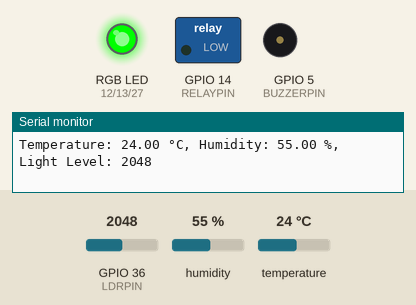
Recording of a program running on a simulated ESP32. Shown: switched loads named in the program (green lamp = pin HIGH), an RGB LED mixed from three pins (HIGH = lit), buzzer (waves = sounding, pin HIGH), the last lines printed to the serial monitor. Inputs (shaded band) come from the test bench; at power-on: GPIO 36 (LDRPIN) = 2048, humidity 55 %, temperature 24 °C. WiFi joins after 1.5 s; servers stay silent unless stated; random numbers use the default seed unless the program sets one; no MQTT or app messages arrive unless stated.

Above: at 2.7 s.
2.8 s: GPIO 36 (LDRPIN) set to 212
6.5 s: GPIO 36 (LDRPIN) set to 188
At 6.8 s:
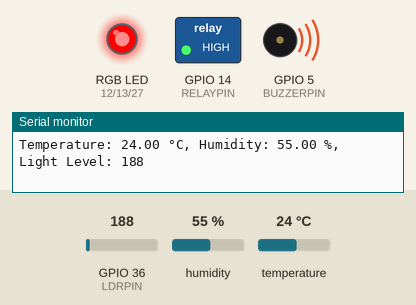
17.0 s: GPIO 36 (LDRPIN) set to 491
At 17.7 s:
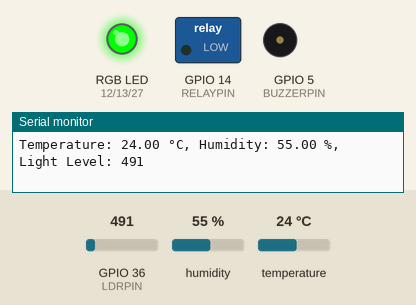
18.5 s: GPIO 36 (LDRPIN) set to 160
At 19.4 s:
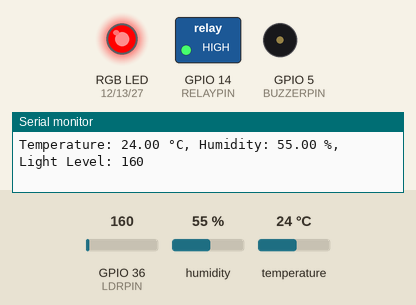
Timing chart, 0 to 23.5 s (numbered marks = the images above; inputs shaded):
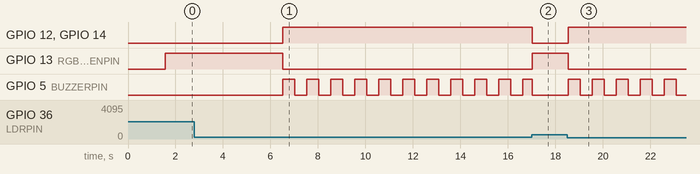

Measured:
- the behaviour switches between 200 and 199 on GPIO 36 (LDRPIN) (found by bisection; images 0 and 1)
- after the input at 6.5 s, GPIO 12 (RGBREDPIN), GPIO 14 (RELAYPIN): LOW → HIGH at once; GPIO 13 (RGBGREENPIN): HIGH → LOW at once; GPIO 5 (BUZZERPIN): alternates HIGH for 0.51 s and LOW for 0.50 s, starting at once
- after the input at 17.0 s, GPIO 12 (RGBREDPIN), GPIO 14 (RELAYPIN): HIGH → LOW at once; GPIO 13 (RGBGREENPIN): LOW → HIGH at once
- after the input at 18.5 s, GPIO 12 (RGBREDPIN), GPIO 14 (RELAYPIN): LOW → HIGH at once; GPIO 13 (RGBGREENPIN): HIGH → LOW at once; GPIO 5 (BUZZERPIN): alternates HIGH for 0.50 s and LOW for 0.50 s, starting at once

The program:

main.cpp
```cpp
#include <Arduino.h>
#include "FireAlarmSystem.h"
#include "WifiManager.h"
#include "MQTTManager.h"

// Define pins and thresholds
#define DHTPIN 15
#define LDRPIN 36
#define RELAYPIN 14
#define RGBREDPIN 12
#define RGBGREENPIN 13
#define RGBBLUEPIN 27
#define BUZZERPIN 5

const int lightThreshold = 200; // Light level for detecting fire
const float tempThreshold = 50.0; // Temperature threshold for fire alert
const long buzzerInterval = 500; // Interval for buzzer on/off

// Instantiate components
RGB rgb(RGBREDPIN, RGBGREENPIN, RGBBLUEPIN);
Buzzer buzzer(BUZZERPIN, buzzerInterval);
LDR ldr(LDRPIN);
DHTSensor dht(DHTPIN, DHT22);
Relay relay(RELAYPIN);
WiFiManager wifiManager;
MQTTManager mqttManager;

// Instantiate the FireAlarmSystem object
FireAlarmSystem fireAlarm(rgb, buzzer, ldr, dht, relay, lightThreshold, tempThreshold);

void setup() {
    fireAlarm.setup();
    wifiManager.connect();
    mqttManager.init(wifiManager.getClient(), &fireAlarm);
}

void loop() {
    fireAlarm.update();
    mqttManager.loop();
}
```

Buzzer.cpp
```cpp
#include "Buzzer.h"

Buzzer::Buzzer(int pin, long interval) : pin(pin), state(LOW), previousMillis(0), interval(interval) {}

void Buzzer::setup() {
    pinMode(pin, OUTPUT);
    digitalWrite(pin, LOW);
}

void Buzzer::update() {
    unsigned long currentMillis = millis();
    if (currentMillis - previousMillis >= interval) {
        previousMillis = currentMillis;
        state = !state;
        digitalWrite(pin, state);
    }
}

void Buzzer::turnOff() {
    digitalWrite(pin, LOW);
    state = LOW;
}

void Buzzer::turnOn() {
    digitalWrite(pin, HIGH);
    state = HIGH;
}
```

Buzzer.h
```cpp
#ifndef BUZZER_H
#define BUZZER_H

#include <Arduino.h>

class Buzzer {
private:
    int pin;
    bool state;
    unsigned long previousMillis;
    long interval;

public:
    Buzzer(int pin, long interval);
    void setup();
    void update();
    void turnOff();
    void turnOn();
};

#endif
```

DHTSensor.cpp
```cpp
#include "DHTSensor.h"

DHTSensor::DHTSensor(int pin, int type) : dht(pin, type) {}

void DHTSensor::setup() {
    dht.begin();
}

float DHTSensor::readTemperature() {
    return dht.readTemperature();
}

float DHTSensor::readHumidity() {
    return dht.readHumidity();
}
```

DHTSensor.h
```cpp
#ifndef DHTSENSOR_H
#define DHTSENSOR_H

#include <DHT.h>

class DHTSensor {
private:
    DHT dht;

public:
    DHTSensor(int pin, int type);
    void setup();
    float readTemperature();
    float readHumidity();
};

#endif
```

FireAlarmSystem.cpp
```cpp
#include "FireAlarmSystem.h"
#include <Arduino.h>

FireAlarmSystem::FireAlarmSystem(RGB rgb, Buzzer buzzer, LDR ldr, DHTSensor dht, Relay relay, int lightThreshold, float tempThreshold)
    : rgb(rgb), buzzer(buzzer), ldr(ldr), dht(dht), relay(relay), lightThreshold(lightThreshold), tempThreshold(tempThreshold) {}

void FireAlarmSystem::setup() {
    isActivate = true;
    rgb.setup();
    buzzer.setup();
    ldr.setup();
    dht.setup();
    relay.setup();
    Serial.begin(115200);
}

void FireAlarmSystem::update() {
    float temperature = dht.readTemperature();
    float humidity = dht.readHumidity();
    int lightLevel = ldr.read();

    Serial.print("Temperature: ");
    Serial.print(temperature);
    Serial.print(" °C, Humidity: ");
    Serial.print(humidity);
    Serial.print(" %, Light Level: ");
    Serial.println(lightLevel);

    if (!isActivate) {
        relay.deactivate();
        rgb.setColor(0, 255, 0); // Green color for safe state
        buzzer.turnOff(); // Ensure buzzer is off
        return;
    }

    bool fireDetected = checkAlert();

    if (fireDetected) {
        relay.activate();
        rgb.setColor(255, 0, 0); // Red color for fire alert
        buzzer.update(); // Toggle the buzzer
    } else {
        relay.deactivate();
        rgb.setColor(0, 255, 0); // Green color for safe state
        buzzer.turnOff(); // Ensure buzzer is off
    }

    delay(100); // Prevent excessive reading
}


void FireAlarmSystem::activate() {
    isActivate = true;
}

void FireAlarmSystem::deactivate() {
    isActivate = false;
}

float FireAlarmSystem::readTemperature() {
    return dht.readTemperature();
}

float FireAlarmSystem::readHumidity() {
    return dht.readHumidity();
}

unsigned int FireAlarmSystem::readLightLevel() {
    return ldr.read();
}

bool FireAlarmSystem::checkAlert() {
    float temperature = dht.readTemperature();
    int lightLevel = ldr.read();

    return (temperature > tempThreshold || lightLevel < lightThreshold);
}
```

FireAlarmSystem.h
```cpp
#ifndef FIREALARMSYSTEM_H
#define FIREALARMSYSTEM_H

#include "RGB.h"
#include "Buzzer.h"
#include "LDR.h"
#include "DHTSensor.h"
#include "Relay.h"

class FireAlarmSystem {
private:
    RGB rgb;
    Buzzer buzzer;
    LDR ldr;
    DHTSensor dht;
    Relay relay;
    int lightThreshold;
    float tempThreshold;
    bool isActivate;

public:
    FireAlarmSystem(RGB rgb, Buzzer buzzer, LDR ldr, DHTSensor dht, Relay relay, int lightThreshold, float tempThreshold);
    void setup();
    void update();
    void activate();
    void deactivate();
    float readTemperature();
    float readHumidity();
    unsigned int readLightLevel();
    bool checkAlert();
};

#endif
```

LDR.cpp
```cpp
#include "LDR.h"

LDR::LDR(int pin) : pin(pin) {}

void LDR::setup() {
    pinMode(pin, INPUT);
}

int LDR::read() {
    return analogRead(pin);
}
```

LDR.h
```cpp
#ifndef LDR_H
#define LDR_H

#include <Arduino.h>

class LDR {
private:
    int pin;

public:
    LDR(int pin);
    void setup();
    int read();
};

#endif
```

MQTTManager.cpp
```cpp
#include "MQTTManager.h"

MQTTManager *MQTTManager::instance = nullptr;

/**
 * @brief Initializes the MQTT client and connects to the MQTT broker.
 */
void MQTTManager::init(WiFiClient &client, FireAlarmSystem *system)
{
  this->system = system;

  mqttClient.setClient(client);
  mqttClient.setServer(mqtt_server, 1883);

  mqttClient.setCallback(staticCallback); // Set static callback
  MQTTManager::instance = this;           // Assign current instance to static pointer

  while (!mqttClient.connected())
  {
    String clientId = "ESP32Client-" + String(random(0xffff), HEX);
    if (mqttClient.connect(clientId.c_str()))
    {
      Serial.println("Connected to MQTT!");
      mqttClient.subscribe(command_topic);
      Serial.println("Subscribed to " + String(command_topic));
    }
    else
    {
      delay(5000);
    }
  }
}

void MQTTManager::loop()
{
  mqttClient.loop();
  // send every 10 seconds
  static unsigned long lastSend = 0;
  if (millis() - lastSend > 5000)
  {
    lastSend = millis();
    publishData("direct", "normal");
  }
}

/**
 * @brief Static callback function delegating to the instance.
 */
void MQTTManager::staticCallback(char *topic, byte *payload, unsigned int length)
{
  Serial.println("Static callback triggered");
  if (MQTTManager::instance)
  {
    MQTTManager::instance->handleCallback(topic, payload, length);
  }
}

/**
 * @brief Instance method to handle incoming MQTT messages.
 */
void MQTTManager::handleCallback(char *topic, byte *payload, unsigned int length)
{
  char message[length + 1];
  strncpy(message, (char *)payload, length);
  message[length] = '\0';

  JsonDocument doc;
  DeserializationError error = deserializeJson(doc, message);
  if (error)
  {
    Serial.print("JSON Parsing Error: ");
    Serial.println(error.f_str());
    return;
  }

  String action = doc["action"];
  String params = doc["parameters"] | "";
  Serial.println("Received MQTT Command: " + action + " with parameters: " + params);

  processCommand(action, params);
}

/**
 * @brief Processes MQTT commands.
 */
void MQTTManager::processCommand(const String &action, const String &params)
{
  if (action == "activate_Fire_Smoke")
  {
    system->activate();
    publishData("remote", "activated");
  }
  else if (action == "deactivate_Fire_Smoke")
  {
    system->deactivate();
    publishData("remote", "deactivated");
  }
}

/**
 * @brief Publishes a data message to the MQTT broker.
 *
 * This function serializes a JSON document containing the method and status
 * strings, and publishes it to the data topic.
 *
 * @param[in] method The method to unlock the door ("direct", "fingerprint", "remote").
 * @param[in] status The status to publish as a string. ("grant", "deny", "error").
 */
void MQTTManager::publishData(const char *method, const char *status)
{
  Serial.println("Publishing data to MQTT");
  JsonDocument doc;
  JsonObject data = doc["data"].to<JsonObject>();
  data["method"] = method;
  data["status"] = status;
  data["temperature"] = system->readTemperature();
  data["humidity"] = system->readHumidity();
  data["light"] = system->readLightLevel();
  data["alertStatus"] = system->checkAlert();

  char jsonBuffer[256];
  serializeJson(doc, jsonBuffer);

  mqttClient.publish(data_topic, jsonBuffer);
}
```

MQTTManager.h
```cpp
#ifndef MQTTMANAGER_H
#define MQTTMANAGER_H

#include <PubSubClient.h>
#include "FireAlarmSystem.h"
#include <WiFi.h>
#include <ArduinoJson.h>

class MQTTManager
{
public:
  void init(WiFiClient &client, FireAlarmSystem *system);
  void loop();
  void processCommand(const String &action, const String &params);
  void publishData(const char *method, const char *status);

  static MQTTManager *instance; // Static instance for global access

private:
  PubSubClient mqttClient;
  FireAlarmSystem *system;
  const char *data_topic = "home/0765b6c9-3475-4575-840f-f559c2bd7cf8/fire_smoke/MQZlh6xSAbqeoAxGmFak/data";
  const char *command_topic = "home/0765b6c9-3475-4575-840f-f559c2bd7cf8/fire_smoke/MQZlh6xSAbqeoAxGmFak/command";
  const char *mqtt_server = "broker.hivemq.com";

  static void staticCallback(char *topic, byte *payload, unsigned int length); // Static callback
  void handleCallback(char *topic, byte *payload, unsigned int length);        // Instance method
};

#endif
```

RGB.cpp
```cpp
#include "RGB.h"

RGB::RGB(int redPin, int greenPin, int bluePin)
    : redPin(redPin), greenPin(greenPin), bluePin(bluePin) {}

void RGB::setup() {
    pinMode(redPin, OUTPUT);
    pinMode(greenPin, OUTPUT);
    pinMode(bluePin, OUTPUT);
}

void RGB::setColor(int red, int green, int blue) {
    analogWrite(redPin, red);
    analogWrite(greenPin, green);
    analogWrite(bluePin, blue);
}
```

RGB.h
```cpp
#ifndef RGB_H
#define RGB_H

#include <Arduino.h>

class RGB {
private:
    int redPin, greenPin, bluePin;

public:
    RGB(int redPin, int greenPin, int bluePin);
    void setup();
    void setColor(int red, int green, int blue);
};

#endif
```

Relay.cpp
```cpp
#include "Relay.h"

Relay::Relay(int pin) : pin(pin) {}

void Relay::setup() {
    pinMode(pin, OUTPUT);
    digitalWrite(pin, LOW);
}

void Relay::activate() {
    digitalWrite(pin, HIGH);
}

void Relay::deactivate() {
    digitalWrite(pin, LOW);
}
```

Relay.h
```cpp
#ifndef RELAY_H
#define RELAY_H

#include <Arduino.h>

class Relay {
private:
    int pin;

public:
    Relay(int pin);
    void setup();
    void activate();
    void deactivate();
};

#endif
```

WifiManager.cpp
```cpp
#include "WifiManager.h"

/**
 * @brief Connects to the WiFi network.
 *
 * This function prints a message to the serial console, and then begins
 * connecting to the WiFi network. It then waits until the connection is
 * established, and prints a message to the console with the IP address of
 * the ESP32.
 */
void WiFiManager::connect()
{
  Serial.println("Connecting to WiFi...");
  WiFi.begin(ssid, password);

  while (WiFi.status() != WL_CONNECTED)
  {
    delay(500);
    Serial.print(".");
  }

  Serial.println("\nWiFi connected!");
  Serial.print("IP: ");
  Serial.println(WiFi.localIP());
}

WiFiClient &WiFiManager::getClient()
{
  return wifiClient;
}
```

WifiManager.h
```cpp
#ifndef WIFIMANAGER_H
#define WIFIMANAGER_H

#include <WiFi.h>

class WiFiManager
{
public:
  void connect();
  WiFiClient &getClient();

private:
  const char *ssid = "Wokwi-GUEST";
  const char *password = "";
  WiFiClient wifiClient;
};

#endif
```
